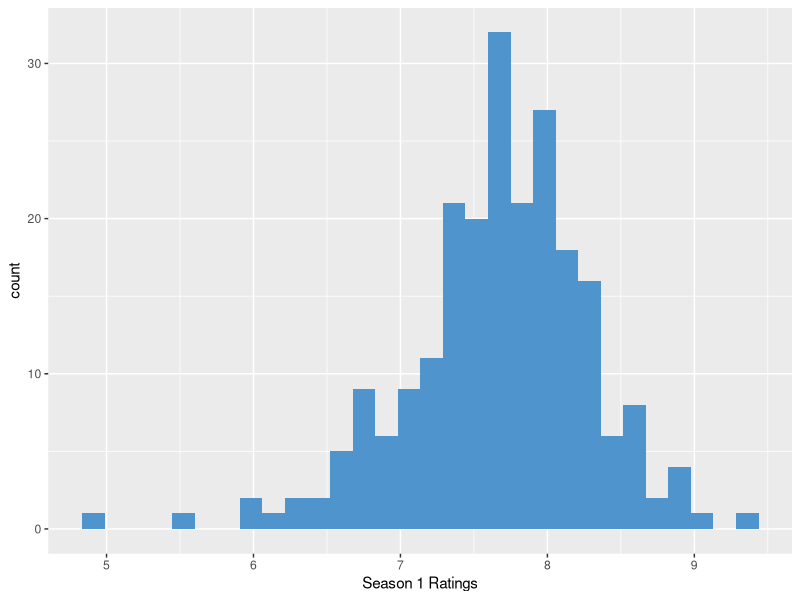
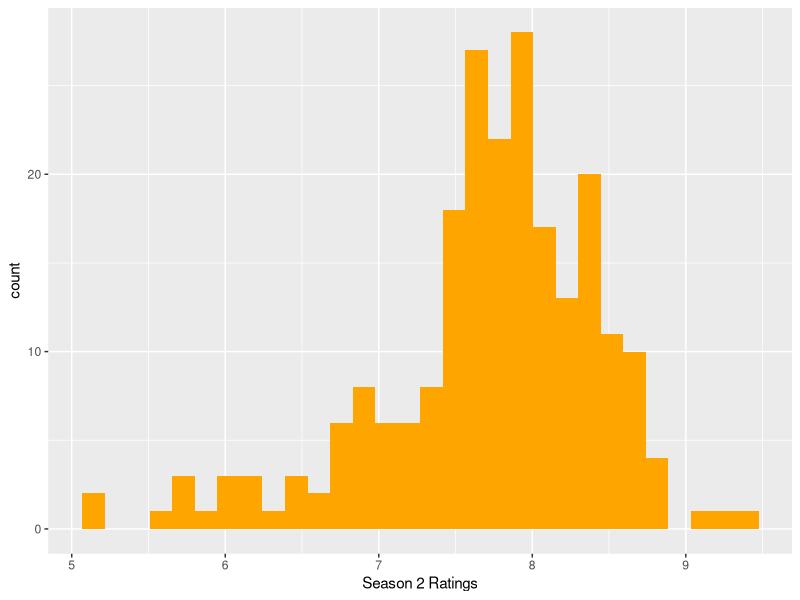
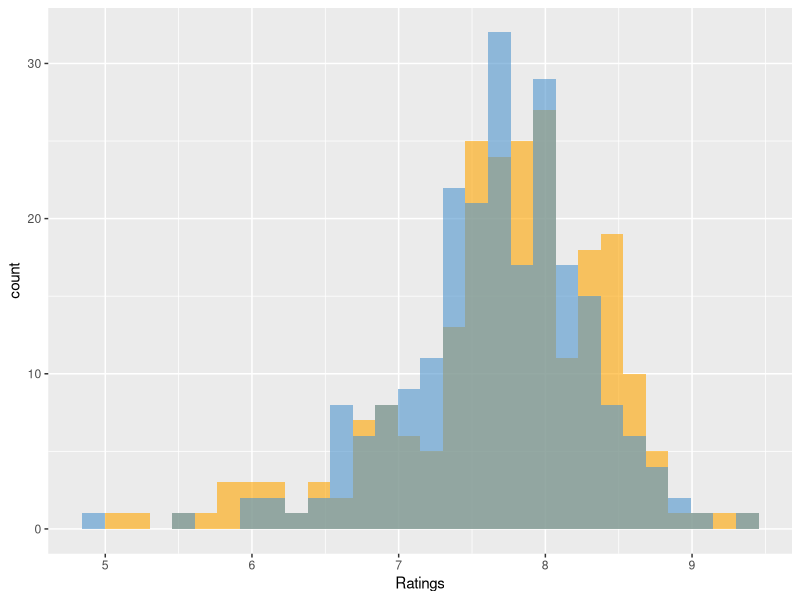
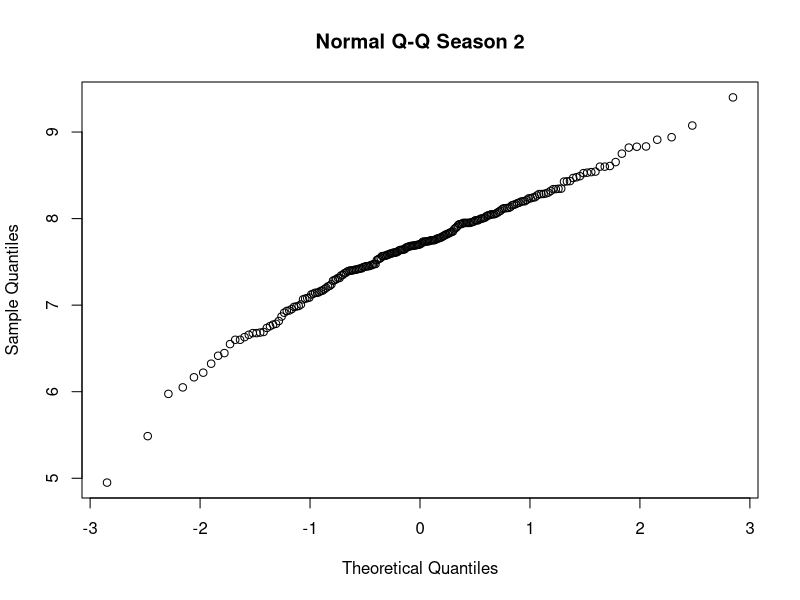
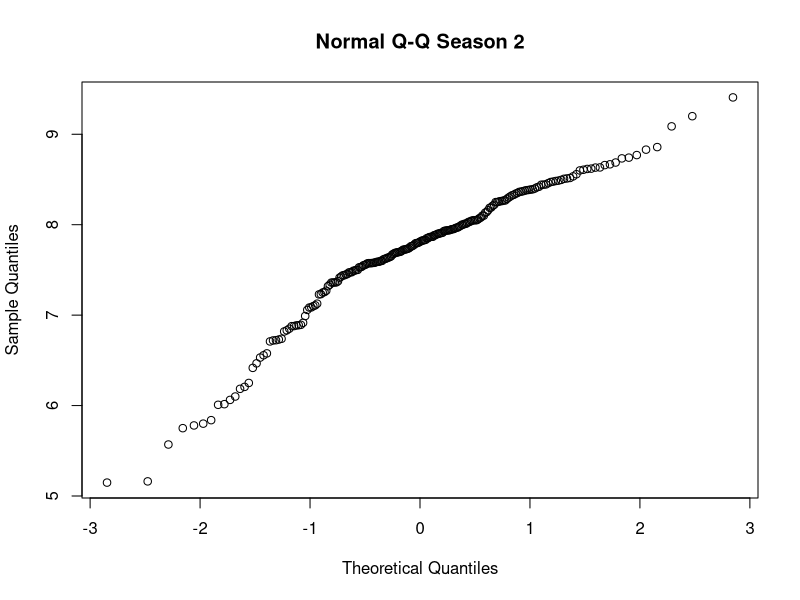

Recreate these plots in R, in order.
## ---- chunk 1
knitr::opts_chunk$set(echo = TRUE)
## ---- chunk 2
# Install Packages
install.packages('tidyverse')
library(tidyverse)

## ---- chunk 3
# Read Data
read.csv('Final_Data (1).csv') -> data



## ---- chunk 4
# Analysis

ggplot() + geom_histogram(data = data, aes(season1), fill = "steelblue3") + xlab("Season 1 Ratings") 

ggplot() + geom_histogram(data = data, aes(season2), fill = "orange") + xlab("Season 2 Ratings") 

ggplot() + geom_histogram(data = data, aes(season2), fill = "orange", alpha = .6) + xlab("Ratings")  + geom_histogram(data = data, aes(season1), fill = "steelblue3", alpha = .6)

qqnorm(data$season1,  main = "Normal Q-Q Season 2")
qqnorm(data$season2, main = "Normal Q-Q Season 2")



